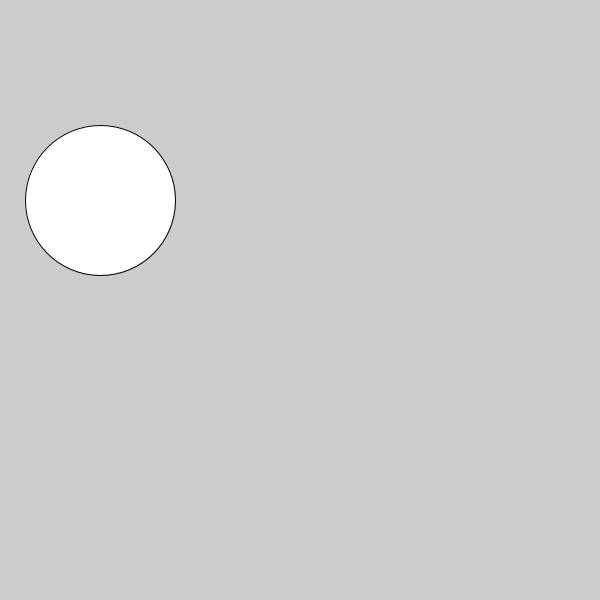
Frame 1 (no input)
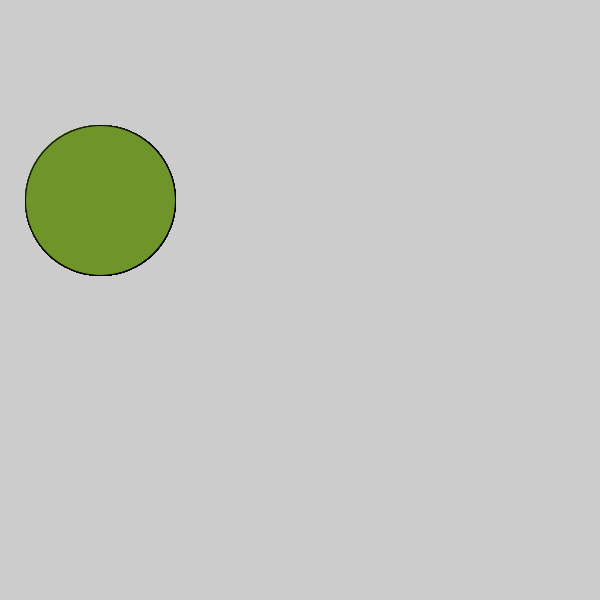
Frame 60 (the mouse pressed at the canvas centre just before this capture)
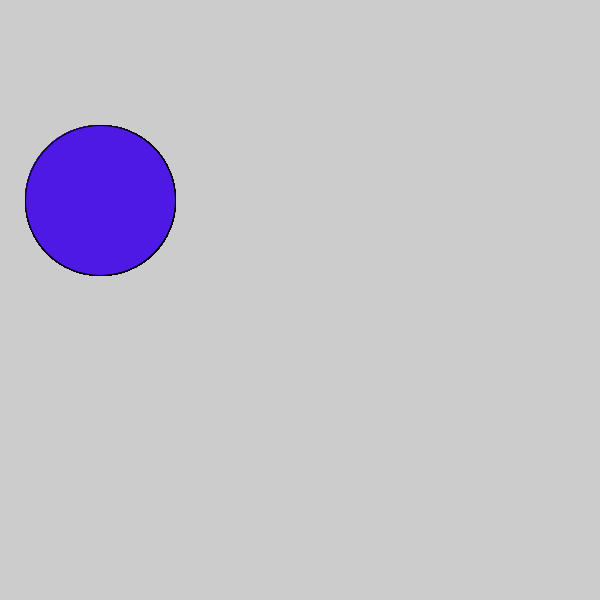
Frame 120 (the mouse held since frame 60 and released just before this capture)

The Processing sketch that drew these frames (run headless with seeded random() and noise(); from frame 60 on, the mouse is pressed at the canvas centre):

// Processing sketch: c_LogicalDot
// ── c_LogicalDot.pde

void setup() {
 size(600,600); 
// 1. Set the size of the sketch. Make it 600 pixels square. 
  

}

void draw() {
  
// 2. Draw an ellipse
// Run the program to make sure it works before moving on.
ellipse(100,200, 150,150);

// 3. Change the color of the ellipse when the mouse is pressed.
//    Use the following code, but put your colors where indicated
//    Remember to use the   fill()  command to set colors.

if (mousePressed) {
 fill(#4F19E5);
   //  put one color here 
  
} else {
  fill(#6F952A);
   // put a different color here
  
}  
  
  
  
}
